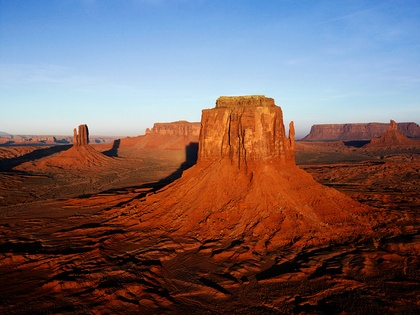
%> input picture MATLABCIA/MATLAB/Desert.jpg, 420 x 315 px, shrunk from 1024 x 768 before the run
$ octave ex5.m   (GNU Octave 9; MATLAB toolbox functions it lacks are replaced by stand-ins)
%> lines starting %> are read from the running program, lines starting %| are printed output that depends on the picture; in (x1, y1, x2, y2) boxes, pixels count from 0 and x2, y2 are one past the last pixel; in counts of white or black regions, pixels touching at a corner belong together; the program's own positions count from 1
%Problem-3:xxximage3.m : Write a program to convert any RGB image file to
%Gray scale. Use formula :  gs=.2989*r+.587*g+.114*b. Convert Gray scale
% image to B/W image. Paste Gray scale image and B/W image on RHS of
%RGB image
clc;
close all;
clear all;
file1=input('\nEnter your input Image File Name=','s');
%> the answer given: MATLAB/Desert.jpg
file2=input('Enter your output image File Name=','s');
%> the answer given: out.png
x=imread(file1);
%> x is the input picture: size 315x420x3 uint8; mean R, G, B 119.4, 99.3, 100.8
[r,c,d]=size(x);
%> r = 315; c = 420; d = 3
p=1;
for i=1:r
    for j=p:c
        y(i,j,1)=.2989*x(i,j,1)+.587*x(i,j,2)+.114*x(i,j,3);
    end
    p=p+1;
    if p>c
        break;
    end
end
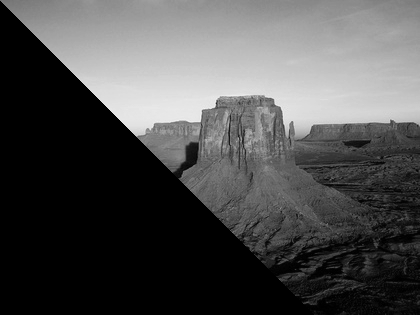
%> y: size 315x420 uint8; min 0, max 244, mean 78.6
%> after the loop, p = 316
y(1:r,1:c,1)=y(1:r,1:c,1);
y(1:r,1:c,2)=y(1:r,1:c,1);
y(1:r,1:c,3)=y(1:r,1:c,1);
%> y: size 315x420x3 uint8
for i=1:r
    for j=1:c
        if y(i,j,1)>=127
            b(i,j,1)=255;
        else
            b(i,j,1)=0;
        end
    end
end
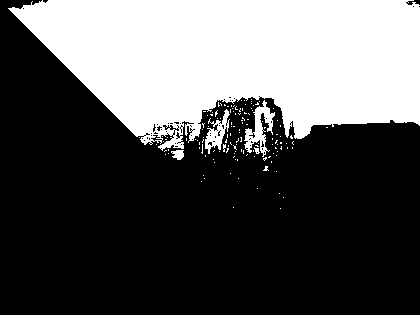
%> b: size 315x420 double; 34.2% white; 136 white regions (131 under 20 px), largest, box (x1, y1, x2, y2) and area: (8, 0, 420, 151) 43606, (244, 100, 275, 157) 684, (205, 109, 230, 154) 455, (171, 150, 184, 160) 93, (254, 147, 260, 154) 24
y(1:r,1:c,1)=b(1:r,1:c,1);
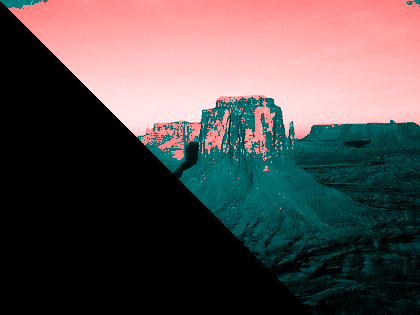
%> y: size 315x420x3 uint8; mean R, G, B 87.2, 78.6, 78.6
y(1:r,1:c,2)=b(1:r,1:c,1);
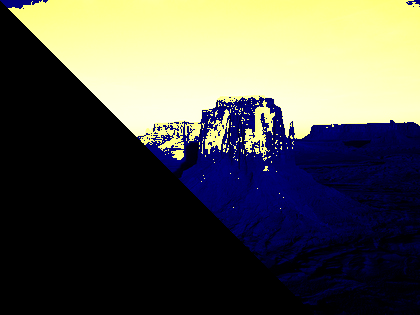
%> y: size 315x420x3 uint8; mean R, G, B 87.2, 87.2, 78.6
y(1:r,1:c,3)=b(1:r,1:c,1);
p=1;
for i=1:r
    for j=p:c
        x(i,j,1:d)=y(i,j,1:d);
    end
    p=p+1;
    if p>c
        break;
    end
end
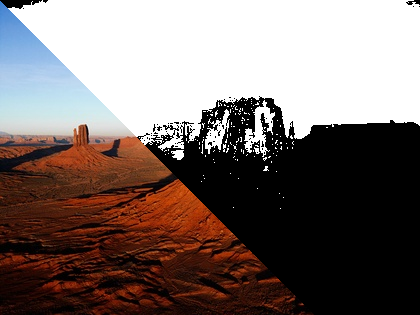
%> x: size 315x420x3 uint8; mean R, G, B 123.3, 110.6, 107.2
%> after the loop, p = 316
imshow(x);
imwrite(x,file2);
